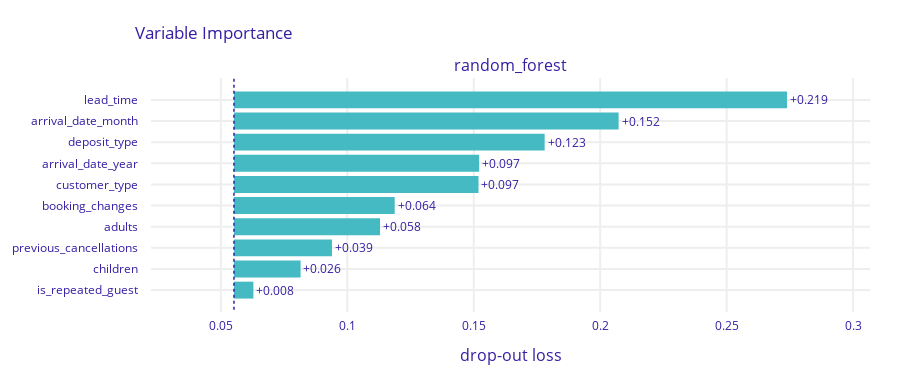

Notebook code for this chart:
### Code cell
exp_forest.model_parts(loss_function = '1-auc').plot()

### Figure 1 — Plotly figure (JSON) as saved in the notebook; plotly's stock layout.template omitted (floating-point values rounded to 4 significant figures)
{"data": [{"base": 0.05518, "hoverinfo": "text", "hoverlabel": {"bgcolor": "rgba(0,0,0,0.8)"}, "hovertext": ["Model: random_forest loss after<br>variable: lead_time is permuted: 0.274<br>Drop-out loss change: +0.219", "Model: random_forest loss after<br>variable: arrival_date_month is permuted: 0.207<br>Drop-out loss change: +0.152", "Model: random_forest loss after<br>variable: deposit_type is permuted: 0.178<br>Drop-out loss change: +0.123", "Model: random_forest loss after<br>variable: arrival_date_year is permuted: 0.152<br>Drop-out loss change: +0.097", "Model: random_forest loss after<br>variable: customer_type is permuted: 0.152<br>Drop-out loss change: +0.097", "Model: random_forest loss after<br>variable: booking_changes is permuted: 0.119<br>Drop-out loss change: +0.064", "Model: random_forest loss after<br>variable: adults is permuted: 0.113<br>Drop-out loss change: +0.058", "Model: random_forest loss after<br>variable: previous_cancellations is permuted: 0.094<br>Drop-out loss change: +0.039", "Model: random_forest loss after<br>variable: children is permuted: 0.082<br>Drop-out loss change: +0.026", "Model: random_forest loss after<br>variable: is_repeated_guest is permuted: 0.063<br>Drop-out loss change: +0.008"], "marker": {"color": "#46bac2"}, "orientation": "h", "showlegend": false, "text": ["+0.219", "+0.152", "+0.123", "+0.097", "+0.097", "+0.064", "+0.058", "+0.039", "+0.026", "+0.008"], "textposition": "outside", "type": "bar", "x": [0.2187, 0.1521, 0.1229, 0.09696, 0.0967, 0.06356, 0.05776, 0.03876, 0.02635, 0.007684], "xaxis": "x", "y": ["lead_time", "arrival_date_month", "deposit_type", "arrival_date_year", "customer_type", "booking_changes", "adults", "previous_cancellations", "children", "is_repeated_guest"], "yaxis": "y"}], "layout": {"annotations": [{"font": {"size": 16}, "showarrow": false, "text": "random_forest", "x": 0.5, "xanchor": "center", "xref": "paper", "y": 1, "yanchor": "bottom", "yref": "paper"}, {"font": {"size": 16}, "showarrow": false, "text": "drop-out loss", "x": 0.5, "xanchor": "center", "xref": "paper", "y": 0, "yanchor": "top", "yref": "paper", "yshift": -30}], "font": {"color": "#371ea3"}, "height": 383, "margin": {"b": 71, "r": 30, "t": 78}, "shapes": [{"line": {"color": "#371ea3", "dash": "dot", "width": 1.5}, "type": "line", "x0": 0.05518, "x1": 0.05518, "xref": "x", "y0": -1, "y1": 10, "yref": "y"}], "title": {"text": "Variable Importance", "x": 0.15}, "xaxis": {"anchor": "y", "automargin": true, "domain": [0, 1], "fixedrange": true, "gridwidth": 2, "range": [0.02237, 0.3067], "tickcolor": "white", "ticklen": 3, "ticks": "outside", "type": "linear", "zeroline": false}, "yaxis": {"anchor": "x", "automargin": true, "autorange": "reversed", "domain": [0, 1], "fixedrange": true, "gridwidth": 2, "tickcolor": "white", "ticklen": 10, "ticks": "outside", "type": "category"}}}
